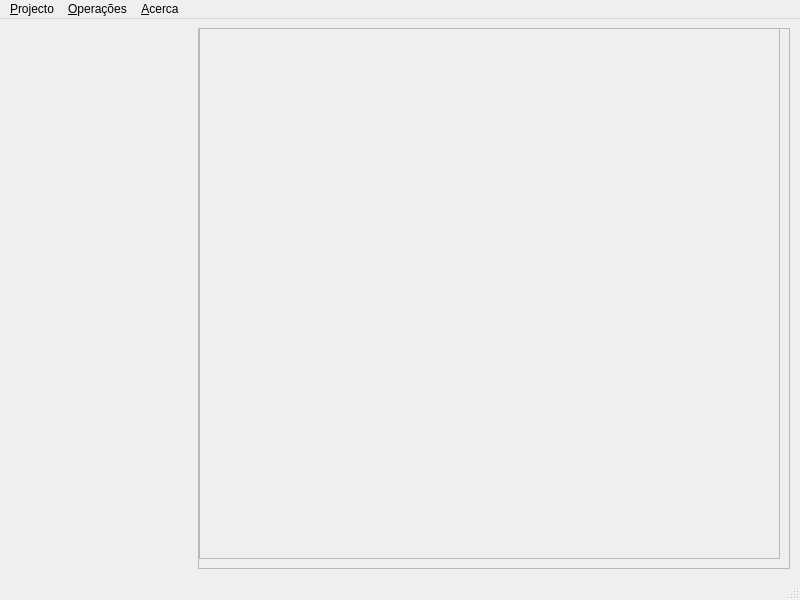
<ui version="4.0" >
 <class>MainWindow</class>
 <widget class="QMainWindow" name="MainWindow" >
  <property name="geometry" >
   <rect>
    <x>0</x>
    <y>0</y>
    <width>800</width>
    <height>600</height>
   </rect>
  </property>
  <property name="windowTitle" >
   <string>MainWindow</string>
  </property>
  <widget class="QWidget" name="centralwidget" >
   <widget class="QWidget" name="horizontalLayoutWidget" >
    <property name="geometry" >
     <rect>
      <x>9</x>
      <y>9</y>
      <width>781</width>
      <height>541</height>
     </rect>
    </property>
    <layout class="QHBoxLayout" name="horizontalLayout" >
     <item>
      <widget class="QFrame" name="BackFrame" >
       <property name="frameShape" >
        <enum>QFrame::StyledPanel</enum>
       </property>
       <property name="frameShadow" >
        <enum>QFrame::Raised</enum>
       </property>
       <widget class="QScrollArea" name="GridArea" >
        <property name="geometry" >
         <rect>
          <x>190</x>
          <y>0</y>
          <width>581</width>
          <height>531</height>
         </rect>
        </property>
        <property name="frameShape" >
         <enum>QFrame::StyledPanel</enum>
        </property>
        <property name="frameShadow" >
         <enum>QFrame::Sunken</enum>
        </property>
       </widget>
       <widget class="QScrollArea" name="SvgArea" >
        <property name="geometry" >
         <rect>
          <x>-1</x>
          <y>-1</y>
          <width>191</width>
          <height>551</height>
         </rect>
        </property>
        <property name="frameShadow" >
         <enum>QFrame::Raised</enum>
        </property>
        <property name="widgetResizable" >
         <bool>true</bool>
        </property>
        <widget class="QWidget" name="scrollAreaWidgetContents" >
         <property name="geometry" >
          <rect>
           <x>0</x>
           <y>0</y>
           <width>185</width>
           <height>545</height>
          </rect>
         </property>
        </widget>
       </widget>
      </widget>
     </item>
    </layout>
   </widget>
  </widget>
  <widget class="QMenuBar" name="menubar" >
   <property name="geometry" >
    <rect>
     <x>0</x>
     <y>0</y>
     <width>800</width>
     <height>23</height>
    </rect>
   </property>
   <widget class="QMenu" name="menuFicheiro" >
    <property name="title" >
     <string>&amp;Projecto</string>
    </property>
    <widget class="QMenu" name="menu_Novo" >
     <property name="title" >
      <string>&amp;Novo</string>
     </property>
    </widget>
    <addaction name="menu_Novo" />
    <addaction name="actionAbrir" />
    <addaction name="separator" />
    <addaction name="actionSair" />
   </widget>
   <widget class="QMenu" name="menuOpera_es" >
    <property name="title" >
     <string>&amp;Operações</string>
    </property>
    <addaction name="actionImprimir" />
    <addaction name="actionCopiar" />
    <addaction name="actionGuardar_como_imagem" />
   </widget>
   <widget class="QMenu" name="menuAcerca" >
    <property name="title" >
     <string>&amp;Acerca</string>
    </property>
   </widget>
   <addaction name="menuFicheiro" />
   <addaction name="menuOpera_es" />
   <addaction name="menuAcerca" />
  </widget>
  <widget class="QStatusBar" name="statusbar" />
  <action name="actionAbrir" >
   <property name="text" >
    <string>&amp;Abrir</string>
   </property>
  </action>
  <action name="actionSair" >
   <property name="text" >
    <string>&amp;Sair</string>
   </property>
  </action>
  <action name="actionImprimir" >
   <property name="text" >
    <string>Imprimir</string>
   </property>
  </action>
  <action name="actionGuardar_como_imagem" >
   <property name="text" >
    <string>Guardar como imagem</string>
   </property>
  </action>
  <action name="actionCopiar" >
   <property name="text" >
    <string>Copiar</string>
   </property>
  </action>
 </widget>
 <resources/>
 <connections/>
</ui>
